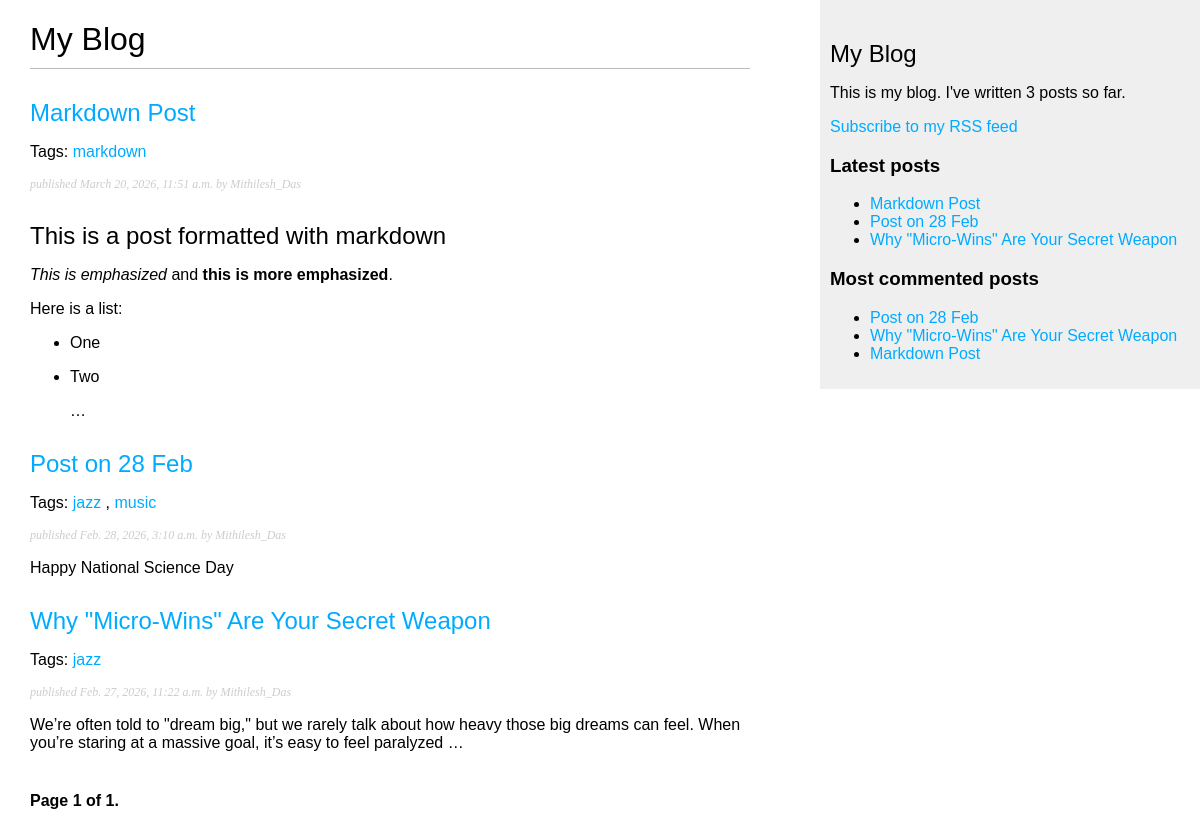
Screenshot of /blog/ with the database file from the repository.
### blog/models.py (models this page shows, shortened)
class Post(models.Model):
    tags = TaggableManager()
    class Status(models.TextChoices):
        DRAFT = 'DF', 'Draft'
        PUBLISHED = 'PB', 'Published'
    title = models.CharField(max_length=250)
    slug = models.SlugField(max_length=250,unique_for_date='publish') #Only numbers n symbols excluding spaces
    body = models.TextField()
    author = models.ForeignKey(
        settings.AUTH_USER_MODEL,
        on_delete = models.CASCADE,#if Author is deleted works will also delete
        related_name='blog_posts'
    )
    publish = models.DateTimeField(default=timezone.now)
    created = models.DateTimeField(auto_now_add=True)
    updated = models.DateTimeField(auto_now=True)
    status = models.CharField(
        max_length=2,
        choices=Status,
        default=Status.DRAFT,
    )
    objects = models.Manager() # Default manager for Django
    published = PublishedManager() #Our custom manager
    class Meta:
        ordering = ['-publish']
        indexes = [
            models.Index(fields=['-publish']),
        ]
    def get_absolute_url(self):
        return reverse(
            'blog:post_detail',
            args=[
                self.publish.year,
                self.publish.month,
                self.publish.day,
                self.slug,
            ])

### blog/views.py (the view)
# urls.py: path('', views.post_list, name = 'post_list'),
def post_list(request, tag_slug=None):
    post_list = Post.published.all()
    tag = None
    if tag_slug:
        tag = get_object_or_404(Tag, slug=tag_slug)
        post_list = post_list.filter(tags__in=[tag])
    paginator = Paginator(post_list, 3) #shows 3 posts per page
    page_number = request.GET.get('page',1)
    posts = paginator.get_page(page_number)
    return render(
        request,
        'blog/post/list.html',
        {
            'posts':posts,
            'tag': tag
        }
    )

### blog/models.py (called while the page is built)
    def get_queryset(self):
        return(
            super().get_queryset().filter(status=Post.Status.PUBLISHED)
        )

### blog/templatetags/blog_tags.py (called while the page is built)
@register.simple_tag
def total_posts():
    return Post.published.count()

@register.inclusion_tag('blog/post/latest_posts.html')
def show_latest_posts(count=5):
    latest_posts = Post.published.order_by('-publish')[:count]
    return {'latest_posts': latest_posts}

@register.simple_tag
def get_most_commented_posts(count=5):
    return Post.published.annotate(
        total_comments=Count('comments')
    ).order_by('-total_comments')[:count]

@register.filter(name='markdown')
def markdown_format(text):
    return mark_safe(markdown.markdown(text))

### blog/templates/blog/post/list.html (shortened to what this page needs)
{% extends "blog/base.html" %}
{% load blog_tags %}
{% block content %}
<h1>My Blog</h1>
{% for post in posts %}
<h2>
    <a href="{{ post.get_absolute_url }}">
        {{ post.title}}
    </a>
</h2>
<p class="tags">Tags:
          {% for tag in post.tags.all %}
        <a href="{% url "blog:post_list_by_tag" tag.slug %}">
          {{ tag.name }}
        </a>{% if not forloop.last %}, {% endif %}
      {% endfor %}
</p>
<p class="date">
    published {{ post.publish }} by {{ post.author }}
</p>
{{ post.body|markdown|truncatewords_html:30 }}
{% endfor %}
{% include 'pagination.html' with page=posts %}
{% endblock %}

### blog/templates/blog/base.html (shortened to what this page needs)
{% load blog_tags %}
{% load static %}
<!DOCTYPE html>
<html lang="en">
<head>
    <link href="{% static "blog/css/blog.css" %}" rel="stylesheet">
</head>
<body>
    <div id="content">
        {% block content %}
        {% endblock %}
    </div>
    <div id="sidebar">
        <h2>My Blog</h2>
        <p>
            This is my blog.
            I've written {% total_posts %} posts so far.
        </p>
    <p>
        <a href="{% url "blog:post_feed" %}">
            Subscribe to my RSS feed
        </a>
    </p>
            <h3>Latest posts</h3>
        {% show_latest_posts 3 %}
        <h3>Most commented posts</h3>
    {% get_most_commented_posts as most_commented_posts %}
<ul>
      {% for post in most_commented_posts %}
<li>
<a href="{{ post.get_absolute_url }}">{{ post.title }}</a>
</li>
      {% endfor %}
</ul>
    </div>
</body>
</html>

### blog/templates/blog/post/latest_posts.html
<ul>
  {% for post in latest_posts %}
    <li>
      <a href="{{ post.get_absolute_url }}">{{ post.title }}</a>
    </li>
  {% endfor %}
</ul>

### blog/static/blog/css/blog.css (style rules this page uses)
body { margin:0; padding:0; font-family:helvetica, sans-serif; }
a { color:#00abff; text-decoration:none; }
h1 { font-weight:normal; border-bottom:1px solid #bbb; padding:0 0 10px 0; }
h2 { font-weight:normal; margin:30px 0 0; }
#content { float:left; width:60%; padding:0 0 0 30px; }
#sidebar { float:right; width:30%; padding:10px; background:#efefef; height:100%; }
p.date { color:#ccc; font-family: georgia, serif; font-size: 12px; font-style: italic; }

### rows the page displays
Post: title "Markdown Post", publish "March 20, 2026, 11:51 a.m.", author "Mithilesh_Das", body "This is a post formatted with markdown This is emphasized and this is more emphasized . Here is a list: One Two …"
Tag: name "markdown"
Post: title "Post on 28 Feb", publish "Feb. 28, 2026, 3:10 a.m.", author "Mithilesh_Das", body "Happy National Science Day"
Tag: name "jazz"
Tag: name "music"
Post: title "Why \"Micro-Wins\" Are Your Secret Weapon", publish "Feb. 27, 2026, 11:22 a.m.", author "Mithilesh_Das", body "We’re often told to \"dream big,\" but we rarely talk about how heavy those big dreams can feel. When you’re staring at a massive goal, it’s easy to feel paralyzed …"

### other values shown
{{ page.number }} "1"
{{ page.paginator.num_pages }} "1"
